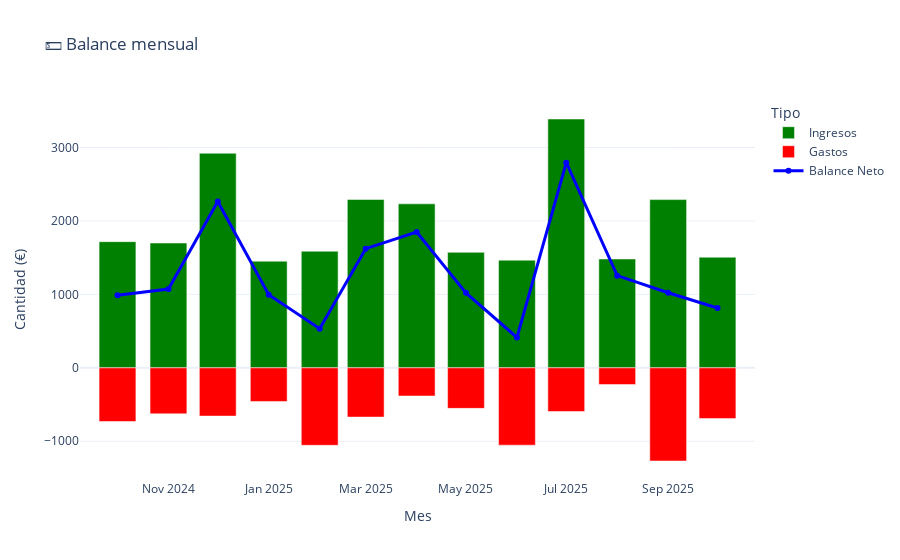
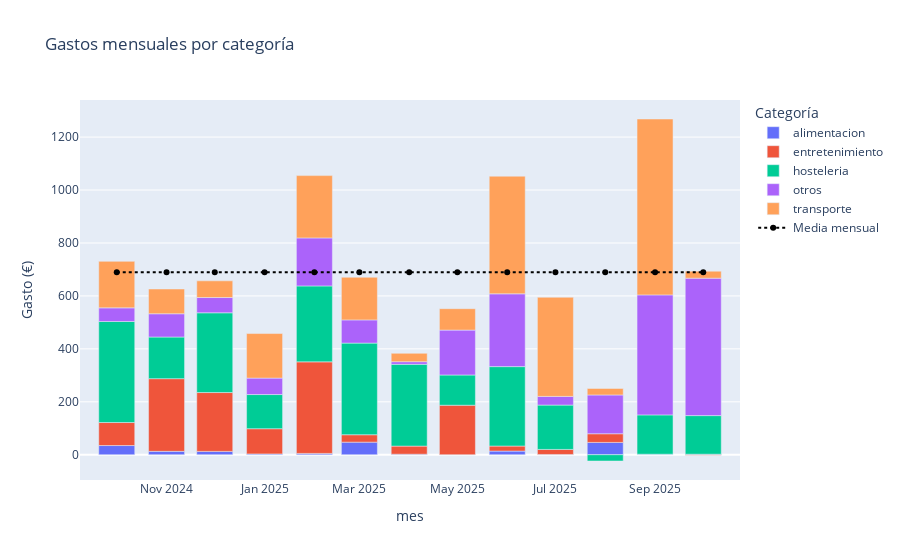
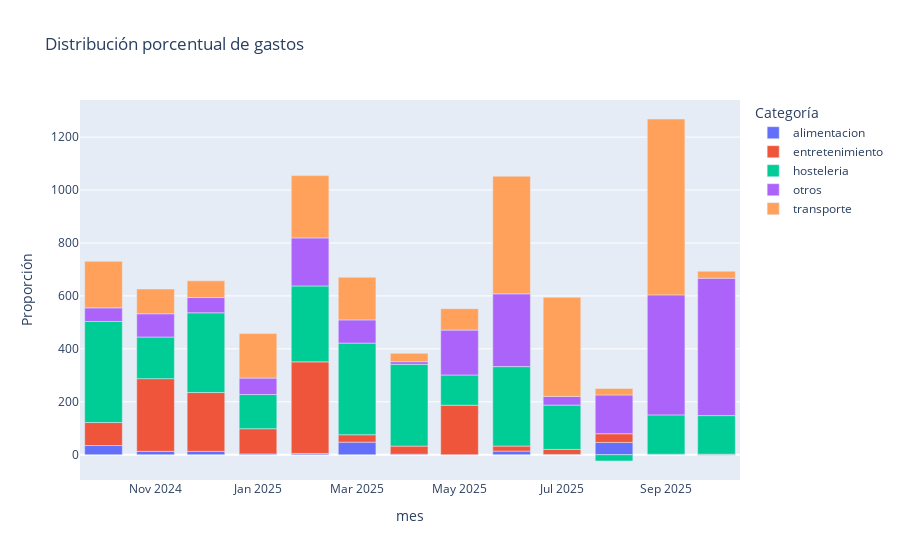
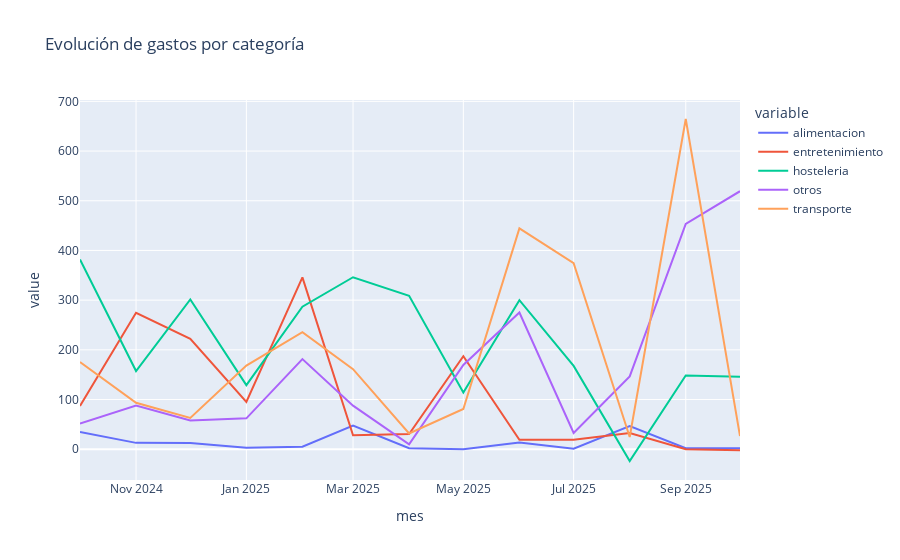

The cell these charts' notebook holds for them, in order:
### Code cell
# Lectura de datos
excel = os.getcwd() + '/Data/Registros/' + "Inicio.xlsx"

gastos = pd.read_excel(excel, sheet_name=0).iloc[:, [0, 1, 2, 3] + [-2, -1]]
ingresos = pd.read_excel(excel, sheet_name=1).iloc[:, [0, 1, 2, 3] + [-2, -1]]
transferencias = pd.read_excel(excel, sheet_name=2).drop(columns=['Cantidad en divisa entrante', 'Divisa saliente', 'Divisa entrante']).iloc[:-1]

gastos.columns = ["fecha", "categoria", "cuenta", "cantidad", "etiquetas", "comentario"]
ingresos.columns = ["fecha", "categoria", "cuenta", "cantidad", "etiquetas", "comentario"]
transferencias.columns = ["fecha", "saliente", "entrante", "cantidad", "comentario"]

gastos['categoria'] = gastos['categoria'].apply(eliminar_tildes)
ingresos['categoria'] = ingresos['categoria'].apply(eliminar_tildes)

ingresos['tipo_logico'] = ingresos.apply(clasificar_ingreso, axis=1)
gastos['tipo_logico'] = gastos.apply(clasificar_ingreso, axis=1)
# Convertir fechas a formato datetime
for df in [gastos, ingresos, transferencias]:
    df["fecha"] = pd.to_datetime(df["fecha"], errors="coerce")

# Extraer nombres de cuentas
cuentas = set(gastos['cuenta']).union(ingresos['cuenta']).union(transferencias['saliente']).union(transferencias['entrante'])

# Crear objetos Account
cuentas_obj = {nombre: Account(nombre) for nombre in cuentas}

# Crear presupuesto y añadir cuentas
presupuesto = Budget()
for cuenta in cuentas_obj.values():
    presupuesto.add_account(cuenta)




cargar_saldos_iniciales(presupuesto, cuentas_obj, saldos_iniciales)


# Cargar ingresos (+) y gastos (-)
cargar_transacciones(ingresos, cuentas_obj, presupuesto, signo=1)
cargar_transacciones(gastos, cuentas_obj, presupuesto, signo=-1)

for _, fila in transferencias.iterrows():
    fecha = fila['fecha']
    cantidad = fila['cantidad']
    comentario = str(fila['comentario'])

    cuenta_origen = cuentas_obj[fila['saliente']]
    cuenta_destino = cuentas_obj[fila['entrante']]

    trans_salida = Transaction(
        amount=-cantidad,
        description=f"[TRANSFERENCIA SALIENTE] {comentario}",
        category="Transferencia",
        account=cuenta_origen,
        timestamp=fecha
    )

    trans_entrada = Transaction(
        amount=cantidad,
        description=f"[TRANSFERENCIA ENTRANTE] {comentario}",
        category="Transferencia",
        account=cuenta_destino,
        timestamp=fecha
    )

    presupuesto.add_transaction(trans_salida)
    presupuesto.add_transaction(trans_entrada)


print("Saldo total:", presupuesto.get_balance())

for nombre, cuenta in cuentas_obj.items():
    print(f"Cuenta: {nombre}, Saldo: {round(cuenta.balance,2)}")

ingresos = procesar_ingresos(ingresos)

print("💼 Resumen de ingresos:")
print(resumen_ingresos(ingresos))

print("\n📉 Gastos personales netos:")
print(calcular_gastos_netos(gastos, ingresos))

print("\n📅 Resumen mensual:")
print(resumen_mensual(gastos, ingresos))

# Procesar y calcular
ingresos = procesar_ingresos(ingresos)
gastos_netos = calcular_gastos_netos(gastos, ingresos)
resumen = resumen_mensual(gastos, ingresos)

# Visualizaciones
plot_balance_mensual(resumen)
plot_explicacion_gastos(gastos,ingresos)

# Porcentaje de ahorro
plot_porcentaje_ahorro(gastos, ingresos)


objetivos_config = cargar_objetivos_vista()
historial = crear_historial_cuentas_virtuales(ingresos, gastos, presupuesto, porcentaje_gasto=0.3, objetivos_config=objetivos_config)
historial


objetivos_config_df = pd.DataFrame([
    {
        "Objetivo": cfg["nombre"],
        "Inicio": str(cfg.get("mes_inicio")) if cfg.get("mes_inicio") else "—",
        "Porcentaje ingreso (%)": round(cfg["porcentaje_ingreso"] * 100, 2),
        "Saldo inicial": cfg["saldo_inicial"],
        "Objetivo total": cfg.get("objetivo_total"),
        "Horizonte (meses)": cfg.get("horizonte_meses"),
    }
    for cfg in objetivos_config
])

objetivos_config_df

columnas_objetivos = [
    col for col in historial.columns 
    if col.startswith("🎯 ") or col.startswith("% Objetivo ")
]

if columnas_objetivos:
    historial[["Mes"] + columnas_objetivos].tail()
else:
    print("No hay objetivos vista configurados.")

### Figure 1 — Plotly figure (JSON) as saved in the notebook; plotly's stock layout.template omitted (floating-point values rounded to 4 significant figures)
{"data": [{"marker": {"color": "green"}, "name": "Ingresos", "type": "bar", "x": ["2024-10", "2024-11", "2024-12", "2025-01", "2025-02", "2025-03", "2025-04", "2025-05", "2025-06", "2025-07", "2025-08", "2025-09", "2025-10"], "y": [1717.0, 1699.0, 2921.0, 1452.0, 1587.0, 2292.0, 2233.0, 1572.0, 1465.0, 3388.0, 1482.0, 2290.0, 1506.0]}, {"marker": {"color": "red"}, "name": "Gastos", "type": "bar", "x": ["2024-10", "2024-11", "2024-12", "2025-01", "2025-02", "2025-03", "2025-04", "2025-05", "2025-06", "2025-07", "2025-08", "2025-09", "2025-10"], "y": [-730.5, -626.1, -656.9, -457.8, -1054.0, -670.4, -383.1, -551.7, -1052.0, -594.8, -226.7, -1268.0, -691.3]}, {"line": {"color": "blue", "width": 3}, "name": "Balance Neto", "type": "scatter", "x": ["2024-10", "2024-11", "2024-12", "2025-01", "2025-02", "2025-03", "2025-04", "2025-05", "2025-06", "2025-07", "2025-08", "2025-09", "2025-10"], "y": [986.9, 1073.0, 2264.0, 994.5, 532.7, 1622.0, 1849.0, 1021.0, 413.2, 2793.0, 1255.0, 1022.0, 815.0]}], "layout": {"autosize": true, "barmode": "relative", "legend": {"title": {"text": "Tipo"}}, "title": {"text": "💵 Balance mensual"}, "xaxis": {"autorange": true, "range": ["2024-09-08 18:12:44.0589", "2025-10-23 05:47:15.9411"], "title": {"text": "Mes"}, "type": "date"}, "yaxis": {"autorange": true, "range": [-1527.0, 3646.0], "title": {"text": "Cantidad (€)"}, "type": "linear"}}}

### Figure 2 — Plotly figure (JSON) as saved in the notebook; plotly's stock layout.template omitted (floating-point values rounded to 4 significant figures)
{"data": [{"hovertemplate": "Categoría=alimentacion<br>mes=%{x}<br>Gasto (€)=%{y}<extra></extra>", "legendgroup": "alimentacion", "marker": {"color": "#636efa", "pattern": {"shape": ""}}, "name": "alimentacion", "orientation": "v", "showlegend": true, "textposition": "auto", "type": "bar", "x": ["2024-10", "2024-11", "2024-12", "2025-01", "2025-02", "2025-03", "2025-04", "2025-05", "2025-06", "2025-07", "2025-08", "2025-09", "2025-10"], "xaxis": "x", "y": [34.69, 12.78, 12.61, 3.19, 4.99, 47.56, 2.0, 0.0, 13.73, 1.0, 46.5, 2.0, 2.0], "yaxis": "y"}, {"hovertemplate": "Categoría=entretenimiento<br>mes=%{x}<br>Gasto (€)=%{y}<extra></extra>", "legendgroup": "entretenimiento", "marker": {"color": "#EF553B", "pattern": {"shape": ""}}, "name": "entretenimiento", "orientation": "v", "showlegend": true, "textposition": "auto", "type": "bar", "x": ["2024-10", "2024-11", "2024-12", "2025-01", "2025-02", "2025-03", "2025-04", "2025-05", "2025-06", "2025-07", "2025-08", "2025-09", "2025-10"], "xaxis": "x", "y": [86.95, 274.6, 222.3, 95.1, 345.9, 27.99, 30.6, 187.0, 19.1, 19.0, 32.8, 0.0, -2.1], "yaxis": "y"}, {"hovertemplate": "Categoría=hosteleria<br>mes=%{x}<br>Gasto (€)=%{y}<extra></extra>", "legendgroup": "hosteleria", "marker": {"color": "#00cc96", "pattern": {"shape": ""}}, "name": "hosteleria", "orientation": "v", "showlegend": true, "textposition": "auto", "type": "bar", "x": ["2024-10", "2024-11", "2024-12", "2025-01", "2025-02", "2025-03", "2025-04", "2025-05", "2025-06", "2025-07", "2025-08", "2025-09", "2025-10"], "xaxis": "x", "y": [381.8, 157.3, 301.3, 129.0, 286.9, 346.1, 308.9, 114.2, 300.0, 167.6, -23.7, 148.5, 145.8], "yaxis": "y"}, {"hovertemplate": "Categoría=otros<br>mes=%{x}<br>Gasto (€)=%{y}<extra></extra>", "legendgroup": "otros", "marker": {"color": "#ab63fa", "pattern": {"shape": ""}}, "name": "otros", "orientation": "v", "showlegend": true, "textposition": "auto", "type": "bar", "x": ["2024-10", "2024-11", "2024-12", "2025-01", "2025-02", "2025-03", "2025-04", "2025-05", "2025-06", "2025-07", "2025-08", "2025-09", "2025-10"], "xaxis": "x", "y": [51.5, 87.95, 57.64, 62.11, 181.4, 87.68, 10.0, 169.5, 275.0, 32.78, 146.6, 453.3, 519.2], "yaxis": "y"}, {"hovertemplate": "Categoría=transporte<br>mes=%{x}<br>Gasto (€)=%{y}<extra></extra>", "legendgroup": "transporte", "marker": {"color": "#FFA15A", "pattern": {"shape": ""}}, "name": "transporte", "orientation": "v", "showlegend": true, "textposition": "auto", "type": "bar", "x": ["2024-10", "2024-11", "2024-12", "2025-01", "2025-02", "2025-03", "2025-04", "2025-05", "2025-06", "2025-07", "2025-08", "2025-09", "2025-10"], "xaxis": "x", "y": [175.6, 93.5, 63.05, 168.4, 235.4, 161.0, 31.6, 80.95, 444.4, 374.4, 24.54, 664.5, 26.42], "yaxis": "y"}, {"line": {"color": "black", "dash": "dot"}, "marker": {"size": 6, "symbol": "circle"}, "mode": "lines+markers", "name": "Media mensual", "type": "scatter", "x": ["2024-10", "2024-11", "2024-12", "2025-01", "2025-02", "2025-03", "2025-04", "2025-05", "2025-06", "2025-07", "2025-08", "2025-09", "2025-10"], "y": [689.6, 689.6, 689.6, 689.6, 689.6, 689.6, 689.6, 689.6, 689.6, 689.6, 689.6, 689.6, 689.6]}], "layout": {"autosize": true, "barmode": "relative", "legend": {"title": {"text": "Categoría"}, "tracegroupgap": 0}, "title": {"text": "Gastos mensuales por categoría"}, "xaxis": {"anchor": "y", "autorange": true, "domain": [0, 1], "range": ["2024-09-08 16:23:33.3548", "2025-10-23 07:36:26.6452"], "title": {"text": "mes"}, "type": "date"}, "yaxis": {"anchor": "x", "autorange": true, "domain": [0, 1], "range": [-95.48, 1340.0], "title": {"text": "Gasto (€)"}, "type": "linear"}}}

### Figure 3 — Plotly figure (JSON) as saved in the notebook; plotly's stock layout.template omitted (floating-point values rounded to 4 significant figures)
{"data": [{"hovertemplate": "Categoría=alimentacion<br>mes=%{x}<br>Proporción=%{y}<extra></extra>", "legendgroup": "alimentacion", "marker": {"color": "#636efa", "pattern": {"shape": ""}}, "name": "alimentacion", "orientation": "v", "showlegend": true, "textposition": "auto", "type": "bar", "x": ["2024-10", "2024-11", "2024-12", "2025-01", "2025-02", "2025-03", "2025-04", "2025-05", "2025-06", "2025-07", "2025-08", "2025-09", "2025-10"], "xaxis": "x", "y": [34.69, 12.78, 12.61, 3.19, 4.99, 47.56, 2.0, 0.0, 13.73, 1.0, 46.5, 2.0, 2.0], "yaxis": "y"}, {"hovertemplate": "Categoría=entretenimiento<br>mes=%{x}<br>Proporción=%{y}<extra></extra>", "legendgroup": "entretenimiento", "marker": {"color": "#EF553B", "pattern": {"shape": ""}}, "name": "entretenimiento", "orientation": "v", "showlegend": true, "textposition": "auto", "type": "bar", "x": ["2024-10", "2024-11", "2024-12", "2025-01", "2025-02", "2025-03", "2025-04", "2025-05", "2025-06", "2025-07", "2025-08", "2025-09", "2025-10"], "xaxis": "x", "y": [86.95, 274.6, 222.3, 95.1, 345.9, 27.99, 30.6, 187.0, 19.1, 19.0, 32.8, 0.0, -2.1], "yaxis": "y"}, {"hovertemplate": "Categoría=hosteleria<br>mes=%{x}<br>Proporción=%{y}<extra></extra>", "legendgroup": "hosteleria", "marker": {"color": "#00cc96", "pattern": {"shape": ""}}, "name": "hosteleria", "orientation": "v", "showlegend": true, "textposition": "auto", "type": "bar", "x": ["2024-10", "2024-11", "2024-12", "2025-01", "2025-02", "2025-03", "2025-04", "2025-05", "2025-06", "2025-07", "2025-08", "2025-09", "2025-10"], "xaxis": "x", "y": [381.8, 157.3, 301.3, 129.0, 286.9, 346.1, 308.9, 114.2, 300.0, 167.6, -23.7, 148.5, 145.8], "yaxis": "y"}, {"hovertemplate": "Categoría=otros<br>mes=%{x}<br>Proporción=%{y}<extra></extra>", "legendgroup": "otros", "marker": {"color": "#ab63fa", "pattern": {"shape": ""}}, "name": "otros", "orientation": "v", "showlegend": true, "textposition": "auto", "type": "bar", "x": ["2024-10", "2024-11", "2024-12", "2025-01", "2025-02", "2025-03", "2025-04", "2025-05", "2025-06", "2025-07", "2025-08", "2025-09", "2025-10"], "xaxis": "x", "y": [51.5, 87.95, 57.64, 62.11, 181.4, 87.68, 10.0, 169.5, 275.0, 32.78, 146.6, 453.3, 519.2], "yaxis": "y"}, {"hovertemplate": "Categoría=transporte<br>mes=%{x}<br>Proporción=%{y}<extra></extra>", "legendgroup": "transporte", "marker": {"color": "#FFA15A", "pattern": {"shape": ""}}, "name": "transporte", "orientation": "v", "showlegend": true, "textposition": "auto", "type": "bar", "x": ["2024-10", "2024-11", "2024-12", "2025-01", "2025-02", "2025-03", "2025-04", "2025-05", "2025-06", "2025-07", "2025-08", "2025-09", "2025-10"], "xaxis": "x", "y": [175.6, 93.5, 63.05, 168.4, 235.4, 161.0, 31.6, 80.95, 444.4, 374.4, 24.54, 664.5, 26.42], "yaxis": "y"}], "layout": {"autosize": true, "barmode": "relative", "legend": {"title": {"text": "Categoría"}, "tracegroupgap": 0}, "title": {"text": "Distribución porcentual de gastos"}, "xaxis": {"anchor": "y", "autorange": true, "domain": [0, 1], "range": ["2024-09-17", "2025-10-15"], "title": {"text": "mes"}, "type": "date"}, "yaxis": {"anchor": "x", "autorange": true, "domain": [0, 1], "range": [-95.48, 1340.0], "title": {"text": "Proporción"}, "type": "linear"}}}

### Figure 4 — Plotly figure (JSON) as saved in the notebook; plotly's stock layout.template omitted (floating-point values rounded to 4 significant figures)
{"data": [{"hovertemplate": "variable=alimentacion<br>mes=%{x}<br>value=%{y}<extra></extra>", "legendgroup": "alimentacion", "line": {"color": "#636efa", "dash": "solid"}, "marker": {"symbol": "circle"}, "mode": "lines", "name": "alimentacion", "orientation": "v", "showlegend": true, "type": "scatter", "x": ["2024-10", "2024-11", "2024-12", "2025-01", "2025-02", "2025-03", "2025-04", "2025-05", "2025-06", "2025-07", "2025-08", "2025-09", "2025-10"], "xaxis": "x", "y": [34.69, 12.78, 12.61, 3.19, 4.99, 47.56, 2.0, 0.0, 13.73, 1.0, 46.5, 2.0, 2.0], "yaxis": "y"}, {"hovertemplate": "variable=entretenimiento<br>mes=%{x}<br>value=%{y}<extra></extra>", "legendgroup": "entretenimiento", "line": {"color": "#EF553B", "dash": "solid"}, "marker": {"symbol": "circle"}, "mode": "lines", "name": "entretenimiento", "orientation": "v", "showlegend": true, "type": "scatter", "x": ["2024-10", "2024-11", "2024-12", "2025-01", "2025-02", "2025-03", "2025-04", "2025-05", "2025-06", "2025-07", "2025-08", "2025-09", "2025-10"], "xaxis": "x", "y": [86.95, 274.6, 222.3, 95.1, 345.9, 27.99, 30.6, 187.0, 19.1, 19.0, 32.8, 0.0, -2.1], "yaxis": "y"}, {"hovertemplate": "variable=hosteleria<br>mes=%{x}<br>value=%{y}<extra></extra>", "legendgroup": "hosteleria", "line": {"color": "#00cc96", "dash": "solid"}, "marker": {"symbol": "circle"}, "mode": "lines", "name": "hosteleria", "orientation": "v", "showlegend": true, "type": "scatter", "x": ["2024-10", "2024-11", "2024-12", "2025-01", "2025-02", "2025-03", "2025-04", "2025-05", "2025-06", "2025-07", "2025-08", "2025-09", "2025-10"], "xaxis": "x", "y": [381.8, 157.3, 301.3, 129.0, 286.9, 346.1, 308.9, 114.2, 300.0, 167.6, -23.7, 148.5, 145.8], "yaxis": "y"}, {"hovertemplate": "variable=otros<br>mes=%{x}<br>value=%{y}<extra></extra>", "legendgroup": "otros", "line": {"color": "#ab63fa", "dash": "solid"}, "marker": {"symbol": "circle"}, "mode": "lines", "name": "otros", "orientation": "v", "showlegend": true, "type": "scatter", "x": ["2024-10", "2024-11", "2024-12", "2025-01", "2025-02", "2025-03", "2025-04", "2025-05", "2025-06", "2025-07", "2025-08", "2025-09", "2025-10"], "xaxis": "x", "y": [51.5, 87.95, 57.64, 62.11, 181.4, 87.68, 10.0, 169.5, 275.0, 32.78, 146.6, 453.3, 519.2], "yaxis": "y"}, {"hovertemplate": "variable=transporte<br>mes=%{x}<br>value=%{y}<extra></extra>", "legendgroup": "transporte", "line": {"color": "#FFA15A", "dash": "solid"}, "marker": {"symbol": "circle"}, "mode": "lines", "name": "transporte", "orientation": "v", "showlegend": true, "type": "scatter", "x": ["2024-10", "2024-11", "2024-12", "2025-01", "2025-02", "2025-03", "2025-04", "2025-05", "2025-06", "2025-07", "2025-08", "2025-09", "2025-10"], "xaxis": "x", "y": [175.6, 93.5, 63.05, 168.4, 235.4, 161.0, 31.6, 80.95, 444.4, 374.4, 24.54, 664.5, 26.42], "yaxis": "y"}], "layout": {"autosize": true, "legend": {"title": {"text": "variable"}, "tracegroupgap": 0}, "title": {"text": "Evolución de gastos por categoría"}, "xaxis": {"anchor": "y", "autorange": true, "domain": [0, 1], "range": ["2024-10-01", "2025-10-01"], "title": {"text": "mes"}, "type": "date"}, "yaxis": {"anchor": "x", "autorange": true, "domain": [0, 1], "range": [-61.93, 702.8], "title": {"text": "value"}, "type": "linear"}}}
